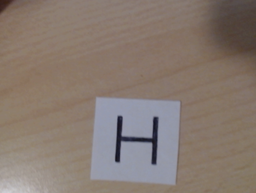
#> input picture tpsit/Immagine4.png, 256 x 193 px, shrunk from 603 x 455 before the run, found by its file name
$ python v2.py
#> lines starting #> are read from the running program, lines starting #| are printed output that depends on the picture; after the words box and inside, x2 and y2 are one past the last pixel; in counts of white or black regions, pixels touching at a corner belong together
import cv2
import numpy as np
from collections import deque
import matplotlib.pyplot as plt


imgMatrix = []

whiteRgb = (150,153,170)
blackRgb = (25,23,35)


def getNeighbours(x, y, image):
    xMinus1, yMinus1, xPlus1, yPlus1 = x - 1, y - 1, x + 1, y + 1
    return [image[xMinus1][y], image[xMinus1][yPlus1], image[x][yPlus1], image[xPlus1][yPlus1],
            image[xPlus1][y], image[xPlus1][yMinus1], image[x][yMinus1], image[xMinus1][yMinus1]]

def getTransitions(neighbours):
    n = neighbours + neighbours[0:1]
    return sum((n1, n2) == (0, 1) for n1, n2 in zip(n, n[1:]))

def zhangSuen(image):
    imageThinned = image.copy()
    changing1 = changing2 = 1
    while changing1 or changing2:
        changing1 = []
        rows, columns = imageThinned.shape
        for x in range(1, rows - 1):
            for y in range(1, columns - 1):
                p2, p3, p4, p5, p6, p7, p8, p9 = n = getNeighbours(x, y, imageThinned)
                if (imageThinned[x][y] == 1 and
                    2 <= sum(n) <= 6 and
                    getTransitions(n) == 1 and
                    p2 * p4 * p6 == 0 and
                    p4 * p6 * p8 == 0):
                    changing1.append((x, y))
        for x, y in changing1:
            imageThinned[x][y] = 0
        changing2 = []
        for x in range(1, rows - 1):
            for y in range(1, columns - 1):
                p2, p3, p4, p5, p6, p7, p8, p9 = n = getNeighbours(x, y, imageThinned)
                if (imageThinned[x][y] == 1 and
                    2 <= sum(n) <= 6 and
                    getTransitions(n) == 1 and
                    p2 * p4 * p8 == 0 and
                    p2 * p6 * p8 == 0):
                    changing2.append((x, y))
        for x, y in changing2:
            imageThinned[x][y] = 0
    return imageThinned

def checkLetter(group, imgMatrix, maxX, minX, maxY, minY):
    binaryMatrix = np.zeros((maxY-minY +1, maxX-minX+1), dtype=np.uint8)

    avg = 0


    for px in group:
        r, g, b = imgMatrix[px[1]][px[0]]
        avg += int(r) + int(g) + int(b)

    avg /= len(group)

    for px in group:
        r, g, b = imgMatrix[px[1]][px[0]]
        if int(r) + int(g) + int(b) < avg:
            binaryMatrix[px[1]-minY, px[0]-minX] = 1

        imgMatrix[px[1]][px[0]] = (255,0,255)

    skeleton = zhangSuen(binaryMatrix)

    return skeleton

def serafinSimone(skeleton):
    rows, cols = skeleton.shape
    vertexies = []

    dirs = [(0, 1),(-1, 1),(-1, 0),(-1, -1),(0, -1),( 1, -1),(1, 0),(1, 1)]


    for x in range(1,rows-1):
        for y in range(1,cols-1):
            if skeleton[x, y]:
                l = 0
                i = 0
                while i < len(dirs):
                    nx, ny = x+dirs[i][0], y+dirs[i][1]
                    if 0 <= nx < rows and 0 <= ny < cols and skeleton[nx, ny]:
                        l += 1
                        i += 1
                        while i < len(dirs) and 0 <= x+dirs[i][0] < rows and 0 <= y+dirs[i][1] < cols and skeleton[(x+dirs[i][0],y+dirs[i][1])]:
                            i+=1
                    i+=1

                if skeleton[x+dirs[0][0],y+dirs[0][1]] and skeleton[(x+dirs[len(dirs)-1][0],y+dirs[len(dirs)-1][1])]:
                    l-=1

                if l%2 == 1:
                    vertexies.append((x,y))

    # [48 lines left out: function rlerp, not called in this run]

    print(vertexies)
    if len(vertexies) == 6:
        return "H"
    if len(vertexies) == 2:
        for x,y in rlerp(vertexies[0], vertexies[1], 0.2, 0.8):
            if 0 <= x < rows and 0 <= y < cols and skeleton[x][y]:
                return "S"
        return "U"

    return None

def convertImageToMatrix(imagePath):
#> called with imagePath = 'immagine4.png'
    img = cv2.imread(imagePath)
#> img is the input picture: shape (193, 256, 3); mean B, G, R 112.6, 121.5, 135.2

    if img is None:
        print(f"Errore: Impossibile caricare l'immagine da {imagePath}")
        return None

    imgFloat = img.astype(np.float32)

    bBlack, gBlack, rBlack = blackRgb[2], blackRgb[1], blackRgb[0]
    bWhite, gWhite, rWhite = whiteRgb[2], whiteRgb[1], whiteRgb[0]

    rangeR = rWhite - rBlack
    if rangeR != 0:
        imgFloat[:, :, 2] = (imgFloat[:, :, 2] - rBlack) * (255.0 / rangeR)
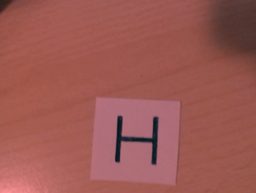
#> imgFloat: shape (193, 256, 3) float32; mean B, G, R 112.6, 121.5, 224.7; drawn with min black and max white
    else:
        imgFloat[:, :, 2] = 0.0

    rangeG = gWhite - gBlack
    if rangeG != 0:
        imgFloat[:, :, 1] = (imgFloat[:, :, 1] - gBlack) * (255.0 / rangeG)
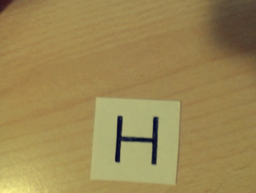
#> imgFloat: shape (193, 256, 3) float32; mean B, G, R 112.6, 193.2, 224.7; drawn with min black and max white
    else:
        imgFloat[:, :, 1] = 0.0

    rangeB = bWhite - bBlack
    if rangeB != 0:
        imgFloat[:, :, 0] = (imgFloat[:, :, 0] - bBlack) * (255.0 / rangeB)
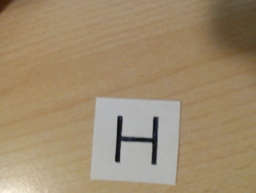
#> imgFloat: shape (193, 256, 3) float32; mean B, G, R 146.6, 193.2, 224.7; drawn with min black and max white
    else:
        imgFloat[:, :, 0] = 0.0

    imgCorrected = np.clip(imgFloat, 0, 255)
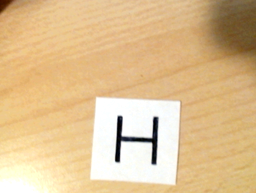
#> imgCorrected: shape (193, 256, 3) float32; mean B, G, R 146.3, 192.5, 223.4

    imgCorrected = imgCorrected.astype(np.uint8)

    return imgCorrected

def showImageAndMatrixInOpenCV(imagePath):
    global imgMatrix

    imgMatrix = convertImageToMatrix(imagePath)
    if imgMatrix is None:
        return

    height, width, _ = imgMatrix.shape
#> height = 193; width = 256
    print(width, height)
#| 256 193

    displayImage = imgMatrix#.copy()

    imgBools = np.zeros((width, height), dtype=bool)
    imgBoolsUnderscore = np.zeros((width, height), dtype=bool)

    rng = 60
    for x in range(width):
        for y in range(height):
            b, g, r = imgMatrix[y][x]
            if abs(int(r) - int(g)) + abs(int(g) - int(b)) + abs(int(b) - int(r)) < rng:
                imgBoolsUnderscore[x][y] = True
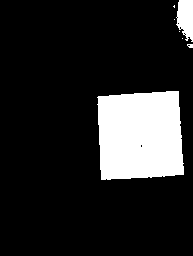
#> imgBoolsUnderscore: shape (256, 193) bool; 15.2% white; 7 white regions (5 under 20 px), largest, box (x1, y1, x2, y2) and area: (97, 91, 184, 180) 6942, (176, 0, 193, 42) 541
    for x_ in range(2, width - 2):
        for y_ in range(2, height - 2):
            allTrueInWindow = True
            for dx in range(-2, 3):
                for dy in range(-2, 3):
                    if not imgBoolsUnderscore[x_ + dx][y_ + dy]:
                        allTrueInWindow = False
                        break
                if not allTrueInWindow:
                    break
            if allTrueInWindow:
                imgBools[x_][y_] = True
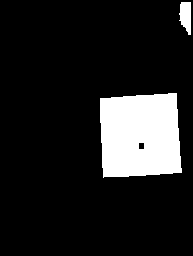
#> imgBools: shape (256, 193) bool; 13.2% white; 2 white regions, box (x1, y1, x2, y2) and area: (100, 93, 182, 178) 6213, (179, 2, 191, 35) 300

    def bfs(startX, startY, currentImgBools):
        pipe = deque([(startX, startY)])
        currentImgBools[startX][startY] = False
        g = [(startX, startY)]

        dirs = [(-1, 0), (1, 0), (0, -1), (0, 1), (-1, -1), (-1, 1), (1, -1), (1, 1)]

        while pipe:
            cx, cy = pipe.popleft()
            for dx, dy in dirs:
                nx, ny = cx + dx, cy + dy
                if 0 <= nx < currentImgBools.shape[0] and 0 <= ny < currentImgBools.shape[1] and currentImgBools[nx][ny]:
                    currentImgBools[nx][ny] = False
                    pipe.append((nx, ny))
                    g.append((nx, ny))
        return g

    groups = []
    imgBoolsMutable = imgBools.copy()

    for i in range(width):
        for j in range(height):
            if imgBoolsMutable[i][j]:
                g = bfs(i, j, imgBoolsMutable)
                if g:
                    groups.append(g)

    for g in groups:
        if len(g) > 200:
            minX, maxX = width, 0
            minY, maxY = height, 0

            for px in g:
                minX = min(minX, px[0])
                maxX = max(maxX, px[0])
                minY = min(minY, px[1])
                maxY = max(maxY, px[1])

            cv2.rectangle(displayImage, (minX, minY), (maxX, maxY), (0, 255, 0), 1)

            sk = checkLetter(g, imgMatrix, maxX, minX, maxY, minY)

            if sk.size > 0 and np.any(sk == 1):
                v = serafinSimone(sk)
                if v:
                    print(f"Detected: {v} in bounding box ({minX}, {minY}, {maxX-minX+1}, {maxY-minY+1})")
                else:
                    print("trovato niente")
            else:
                print(f"No skeleton found for a group in bounding box ({minX}, {minY}, {maxX-minX+1}, {maxY-minY+1})")
#> this loop made 2 passes
#| Detected: H in bounding box (93, 100, 85, 82)
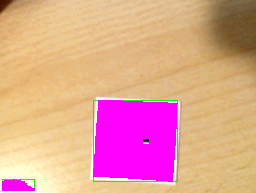
#> displayImage: shape (193, 256, 3); mean B, G, R 147.7, 161.8, 224.6

    cv2.imshow('Image with Detected Letters', displayImage)
    cv2.waitKey(0)
    cv2.destroyAllWindows()


imagePath = 'immagine4.png'
showImageAndMatrixInOpenCV(imagePath)

$ run again, with tpsit/Immagine3.png copied over tpsit/Immagine4.png
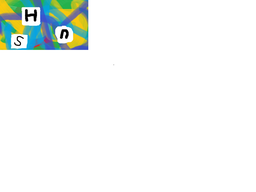
#> input picture tpsit/Immagine3.png, 256 x 192 px, shrunk from 800 x 600 before the run, found by its file name
#> in convertImageToMatrix, img is the input picture: shape (192, 256, 3); mean B, G, R 244.5, 247, 243.2
#| 256 192
#> after the loop in showImageAndMatrixInOpenCV, `for x in range(width):`:
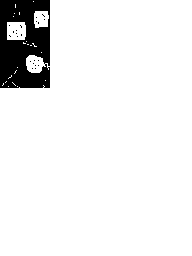
#> imgBoolsUnderscore: shape (256, 192) bool; 92.8% white; 22 black regions (21 under 20 px), largest, box (x1, y1, x2, y2) and area: (0, 0, 50, 88) 3504
#> after the loop in showImageAndMatrixInOpenCV, `for g in groups:`:
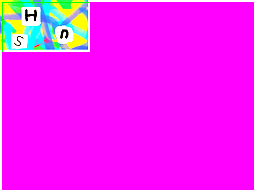
#> displayImage: shape (192, 256, 3); mean B, G, R 246.7, 29.4, 244.9
